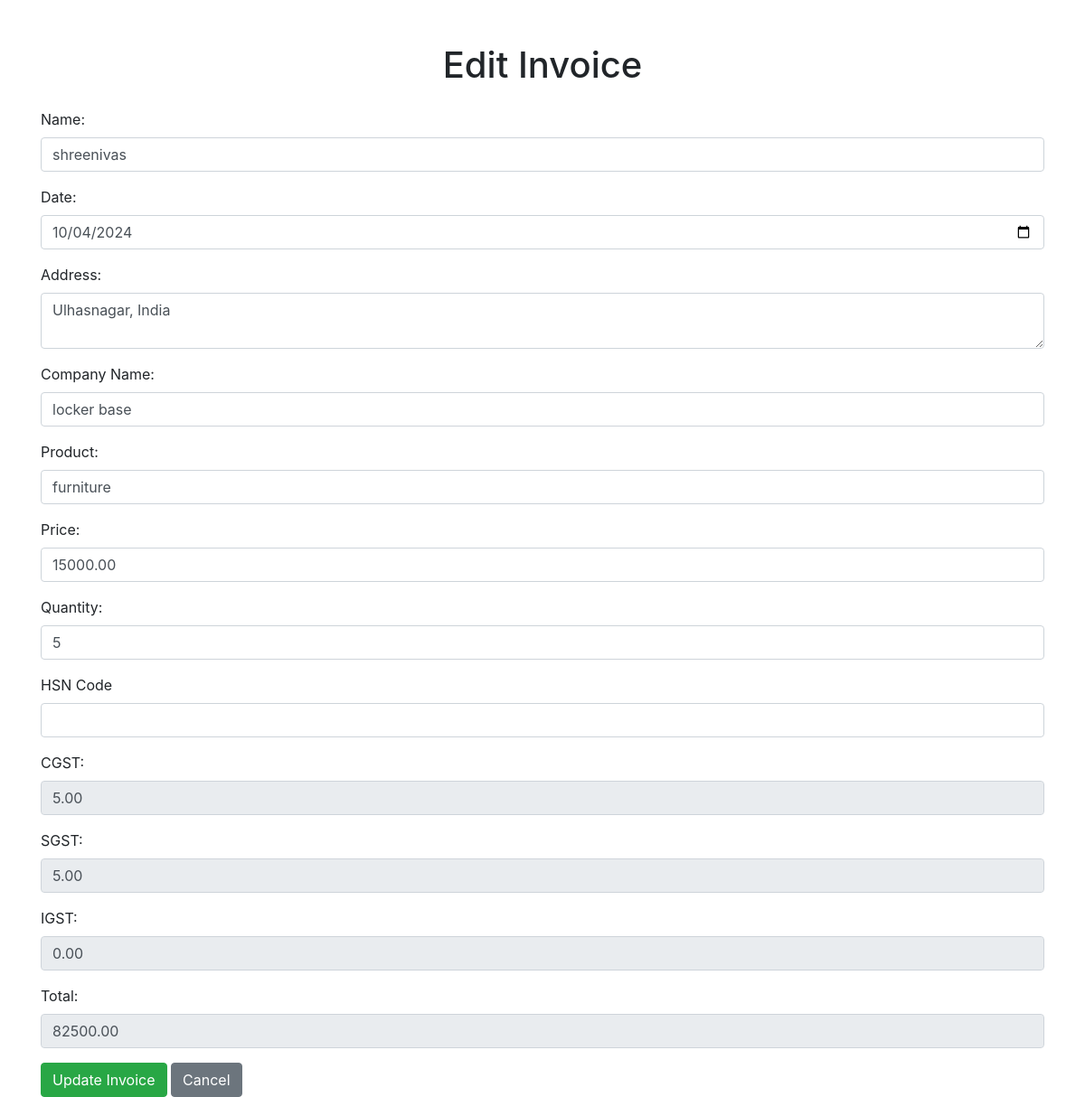
Page /public/edit_invoice.php?id=8 (signed in) on the committed database.
### tables this page shows
CREATE TABLE `tax_invoice` (
  `id` int(11) NOT NULL,
  `user_id` int(11) DEFAULT NULL,
  `name` varchar(100) DEFAULT NULL,
  `company_name` varchar(100) DEFAULT NULL,
  `address` text DEFAULT NULL,
  `state` varchar(100) DEFAULT NULL,
  `product_name` varchar(100) DEFAULT NULL,
  `price` decimal(10,2) DEFAULT NULL,
  `quantity` int(11) DEFAULT NULL,
  `gst_rate` decimal(5,2) DEFAULT NULL,
  `cgst` decimal(5,2) DEFAULT NULL,
  `sgst` decimal(5,2) DEFAULT NULL,
  `igst` decimal(5,2) DEFAULT NULL,
  `total` decimal(10,2) DEFAULT NULL,
  `date` date DEFAULT NULL,
  `hsn_code` varchar(100) DEFAULT NULL,
  `gstin` varchar(15) DEFAULT NULL
);

### public/edit_invoice.php (the view, shortened to what this page needs)
<?php
require "../config/database.php";
if (isset($_GET['id'])) {
    $invoice_id = $_GET['id'];
    $stmt = $pdo->prepare("SELECT * FROM tax_invoice WHERE id = ? AND user_id = ?");
    $stmt->execute([$invoice_id, $_SESSION['user_id']]);
    $invoice = $stmt->fetch(PDO::FETCH_ASSOC);
} else {
    echo "No invoice ID provided.";
    exit();
}
?>
<!DOCTYPE html>
<html lang="en">
<head>
    <link rel="stylesheet" href="styles.css">
    <?php include "../linkcss.php" ?>
    <link rel="stylesheet" href="https://stackpath.bootstrapcdn.com/bootstrap/4.5.2/css/bootstrap.min.css">
</head>
<body>
    <div class="container mt-5">
        <h1 class="text-center mb-4">Edit Invoice</h1>
        <form action="edit_invoice.php?id=<?= $invoice_id ?>" method="POST">
            <div class="form-group">
                <label for="name">Name:</label>
                <input type="text" class="form-control" name="name" value="<?= htmlspecialchars($invoice['name']); ?>" required>
            </div>
            <div class="form-group">
                <label for="date">Date:</label>
                <input type="date" class="form-control" name="date" value="<?= htmlspecialchars($invoice['date']); ?>" required>
            </div>
            <div class="form-group">
                <label for="address">Address:</label>
                <textarea class="form-control" name="address" required><?= htmlspecialchars($invoice['address']); ?></textarea>
            </div>
            <div class="form-group">
                <label for="company_name">Company Name:</label>
                <input type="text" class="form-control" name="company_name" value="<?= htmlspecialchars($invoice['company_name']); ?>" required>
            </div>
            <div class="form-group">
                <label for="product_name">Product:</label>
                <input type="text" class="form-control" id="product_name" name="product_name" value="<?= htmlspecialchars($invoice['product_name']); ?>" oninput="fetchHSN()" required>
            </div>
            <div class="form-group">
                <label for="price">Price:</label>
                <input type="number" class="form-control" id="price" name="price" value="<?= htmlspecialchars($invoice['price']); ?>" oninput="calculateTotal()" required>
            </div>
            <div class="form-group">
                <label for="quantity">Quantity:</label>
                <input type="number" class="form-control" id="quantity" name="quantity" value="<?= htmlspecialchars($invoice['quantity']); ?>" oninput="calculateTotal()" required>
            </div>
            <div class="form-group">
                <label for="hsn_code">HSN Code</label>
                <input type="text" class="form-control" id="hsn_code" name="hsn_code" value="<?= isset($invoice['hsn_code']) ? htmlspecialchars($invoice['hsn_code']) : ''; ?>" required>
            </div>
            <div class="form-group">
                <label for="cgst">CGST:</label>
                <input type="number" class="form-control" id="cgst" name="cgst" step="0.01" value="<?= htmlspecialchars($invoice['cgst']); ?>" oninput="calculateTotal()" readonly>
            </div>
            <div class="form-group">
                <label for="sgst">SGST:</label>
                <input type="number" class="form-control" id="sgst" name="sgst" step="0.01" value="<?= htmlspecialchars($invoice['sgst']); ?>" oninput="calculateTotal()" readonly>
            </div>
            <div class="form-group">
                <label for="igst">IGST:</label>
                <input type="number" class="form-control" id="igst" name="igst" step="0.01" value="<?= htmlspecialchars($invoice['igst']); ?>" oninput="calculateTotal()" readonly>
            </div>
            <div class="form-group">
                <label for="total">Total:</label>
                <input type="number" class="form-control" id="total" name="total" value="<?= htmlspecialchars($invoice['total']); ?>" readonly>
            </div>
            <button type="submit" class="btn btn-success">Update Invoice</button>
            <a href="invoice_list.php" class="btn btn-secondary">Cancel</a>
        </form>
    </div>
</body>
</html>

### css/styles.css (style rules this page uses)
body { padding: 0; background-color: #00a65a; }
.btn-success { background-color: #009966; border-color: #009966; }

### rows in the picture
tax_invoice: name "shreenivas", date "10/04/2024", address "Ulhasnagar, India", company_name "locker base", product_name "furniture", price "15000.00", quantity "5", cgst "5.00", sgst "5.00", igst "0.00", total "82500.00"
